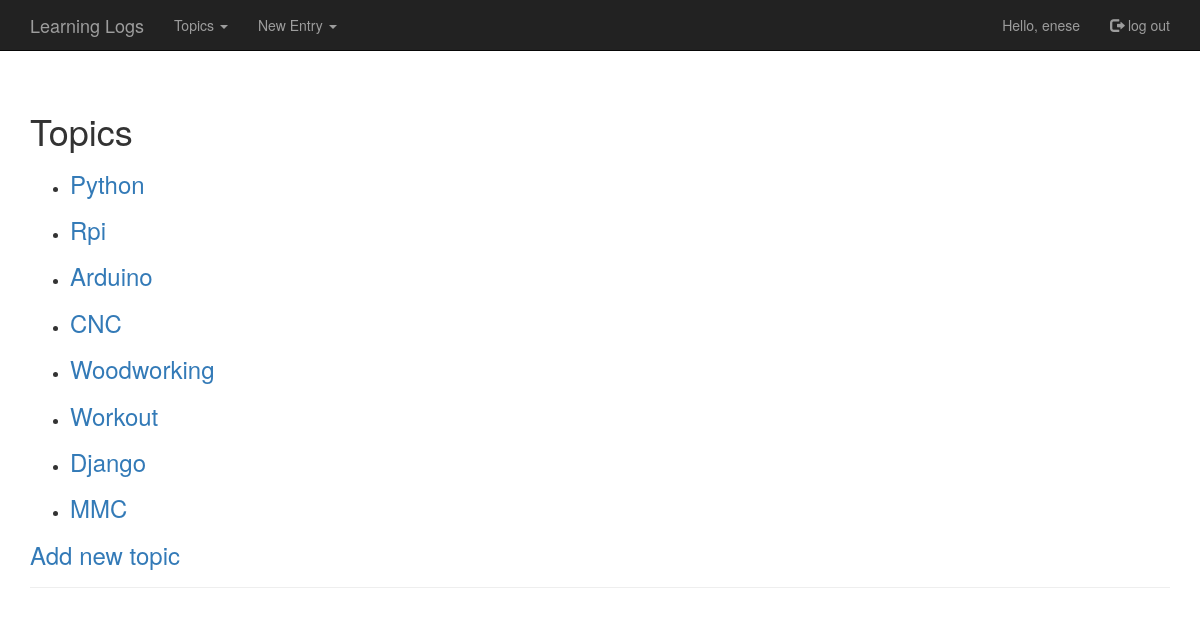
The app's page /topics/ (signed in) with its own data.
### LearningLogs/models.py (models this page shows, shortened)
class Topic(models.Model):
    text = models.CharField(max_length=200)
    slug = models.SlugField()
    date_added = models.DateTimeField(auto_now_add=True)
    owner = models.ForeignKey(User)
    def __unicode__(self):
        return self.text

### LearningLogs/views.py (the view)
# urls.py: url(r'^topics/$',views.topics,name='topics'),
@login_required
def topics(request):
    topics = Topic.objects.filter(owner=request.user).order_by("date_added")
    context = {'topics':topics}
    return render(request,'LearningLogs/topics.html',context)

### LearningLogs/context_processors.py (called while the page is built)
def add_variables_to_context(request):
    if request.user.is_authenticated():
        topic = Topic.objects.filter(owner=request.user)
    else:
        topic = []
    publicEntries = Entry.objects.filter(public=True)
    b = []
    publicTopics = []
    for a in publicEntries:
        if a.topic.text not in b:
            b.append(a.topic.text)
            publicTopics.append(a)
    return{"MenuTopics": topic, "publicTopics":publicTopics,}

### templates/LearningLogs/topics.html
{% extends "LearningLogs/base.html" %}
{% block header %}
<h1>Topics</h1>
{% endblock header %}
{% block content %}
  <ul>
    {% for topic in topics %}
      <li>
        <h3>
            <a href="{% url 'LearningLogs:topic' topic.slug %}">{{ topic }}</a>
        </h3>
	  </li>
    {% empty %}
      <li>No topics have been added yet.</li>
    {% endfor %}
  </ul>
  <h3><a href="{% url 'LearningLogs:new_topic' %}">Add new topic</a></h3>
{% endblock content %}

### templates/LearningLogs/base.html (shortened to what this page needs)
{% load bootstrap3 %}
{% load staticfiles %}
<!DOCTYPE html>
<html lang="en">
<head>
    {% bootstrap_css %}
</head>
<body>
<nav class="navbar navbar-inverse navbar-static-top">
    <div class="container">
        <div class="navbar-header">
            <a class="navbar-brand" href="{% url 'LearningLogs:index' %}">Learning Logs</a>
        </div>
        <div id="navbar" class="navbar-collapse collapse">
            <ul class="nav navbar-nav">
                   <li class="dropdown">
         <a class="dropdown-toggle" data-toggle="dropdown" href="#">Topics
         <span class="caret"></span></a>
                     </li>
                 {%if user.is_authenticated %}
                     <li class="dropdown">
         <a class="dropdown-toggle" data-toggle="dropdown" href="#">New Entry
         <span class="caret"></span></a>
                     </li>
            {% endif %}
            </ul>
            <ul class="nav navbar-nav navbar-right">
                {% if user.is_authenticated %}
                <li><a>Hello, {{ user.username }}</a></li>
                <li><a href="{% url 'users:logout' %}"><span class="glyphicon glyphicon-log-out"></span> log out</a> </li>
                {% else %}
                <li><a href="{% url 'users:register' %}"><span class="glyphicon glyphicon-user"></span> register</a> </li>
                <li><a href="{% url 'users:login' %}"><span class="glyphicon glyphicon-log-in"></span> log in</a> </li>
                {% endif %}
            </ul>
        </div>
    </div>
</nav>
<div class="container">
    <div class="page-header">
    {% block header %}{% endblock header %}
        {% block content %}{% endblock content %}
    </div>
</div>
</body>
</html>

### records on screen
Topic: text "Python"
Topic: text "Rpi"
Topic: text "Arduino"
Topic: text "CNC"
Topic: text "Woodworking"
Topic: text "Workout"
Topic: text "Django"
Topic: text "MMC"

### other values on screen
{{ user.username }} "enese"
